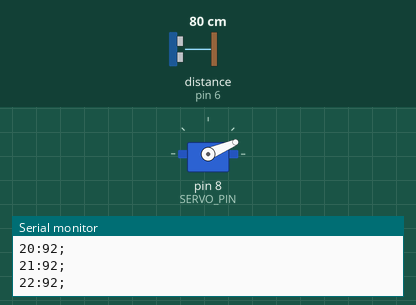
This sketch was run on a simulated Arduino Uno, built with avr-gcc and run on an emulated ATmega328P. On the bench: servo, the last lines printed to the serial monitor. Wiring (inferred from the names in the program): ultrasonic range finder: trigger pin 7; echo pin 6. The test bench sets the inputs (shaded band); at power-on: distance to the obstacle (sensor on pin 6) 80 cm. The echo pulse lasts 58.3 µs per cm.

Above: at 1.29 s.
1.3 s: distance to the obstacle (sensor on pin 6) set to 4 cm
At 2.16 s:
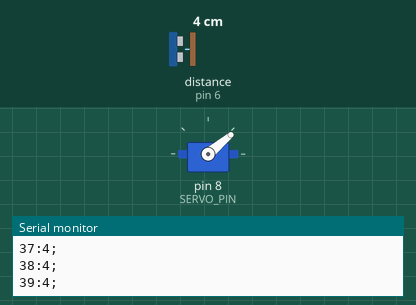
4.3 s: distance to the obstacle (sensor on pin 6) set to 18 cm
At 4.46 s:
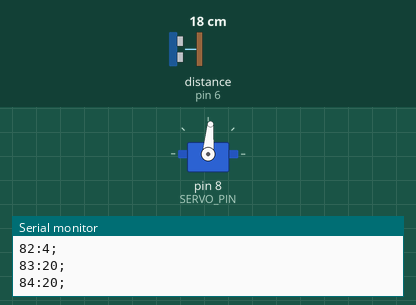
Timing chart, 0 to 16.3 s (numbered marks = the images above; inputs shaded):
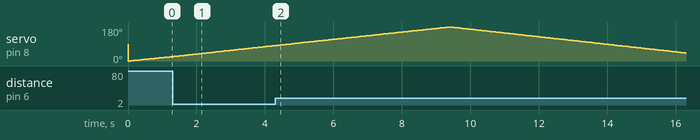

Measured:
- by itself, servo on pin 8 (SERVO_PIN): rises from 82° to 180° in 5.0 s, then falls to 42° in 6.9 s

The sketch:

Coursera.ino
```cpp
//#include <Servo.h>

//
//  Ultrasonic radar test
//  5 December from Coursera
//  Use radra_arduino in Processing

 #include<Servo.h>

 #define ECHO_PIN 6
 #define TRIG_PIN 7
 #define SERVO_PIN 8

Servo scanner;

 int spd = 50;
 int measure()
 {
  digitalWrite(TRIG_PIN,HIGH);
  digitalWrite(TRIG_PIN,LOW);
  int distance = pulseIn(ECHO_PIN,HIGH,15000)/50;
  return constrain (distance, 1, 300);
 }
void setup() {
  // put your setup code here, to run once:
pinMode(ECHO_PIN,INPUT);
pinMode(TRIG_PIN,OUTPUT);
pinMode(SERVO_PIN,OUTPUT);
Serial.begin(9600);
scanner.attach(SERVO_PIN);
}

void loop()
{/*
  for(int i = 0; i < 180; i++)
  {
    scanner.write(i);
    delay(500);
  }
return;
  */
  // put your main code here, to run repeatedly:
int distance = measure();
for(int  i = 0 ; i<180;i++)
{
  scanner.write(i);
 distance = measure();
 delay(spd);

  Serial.print(i);
  Serial.print(":");
  Serial.print(distance);
  Serial.println(";");
  }
  for(int k = 180;k > 0; k--){
    scanner.write(k);
    delay(spd);
  }
}
```
